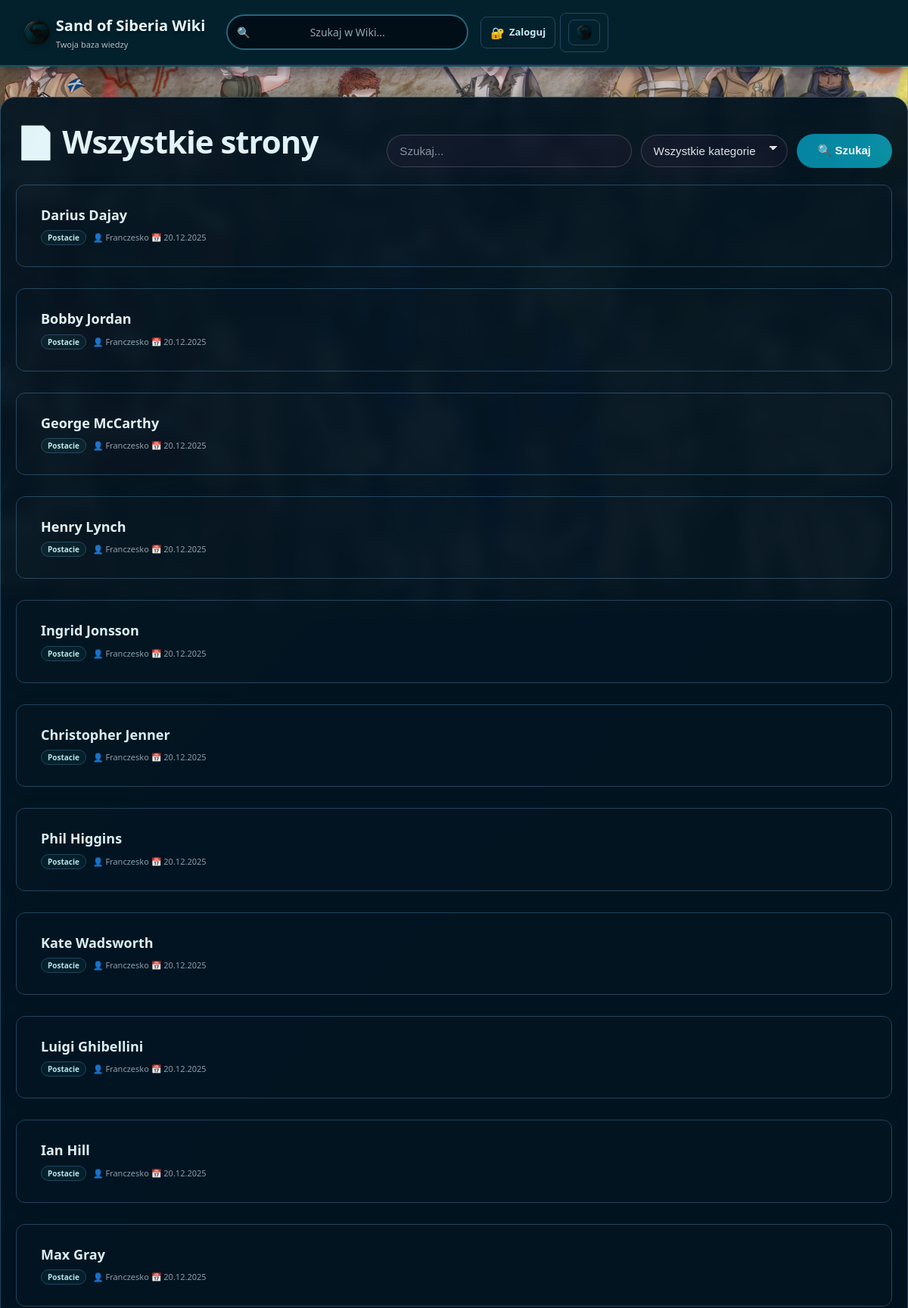
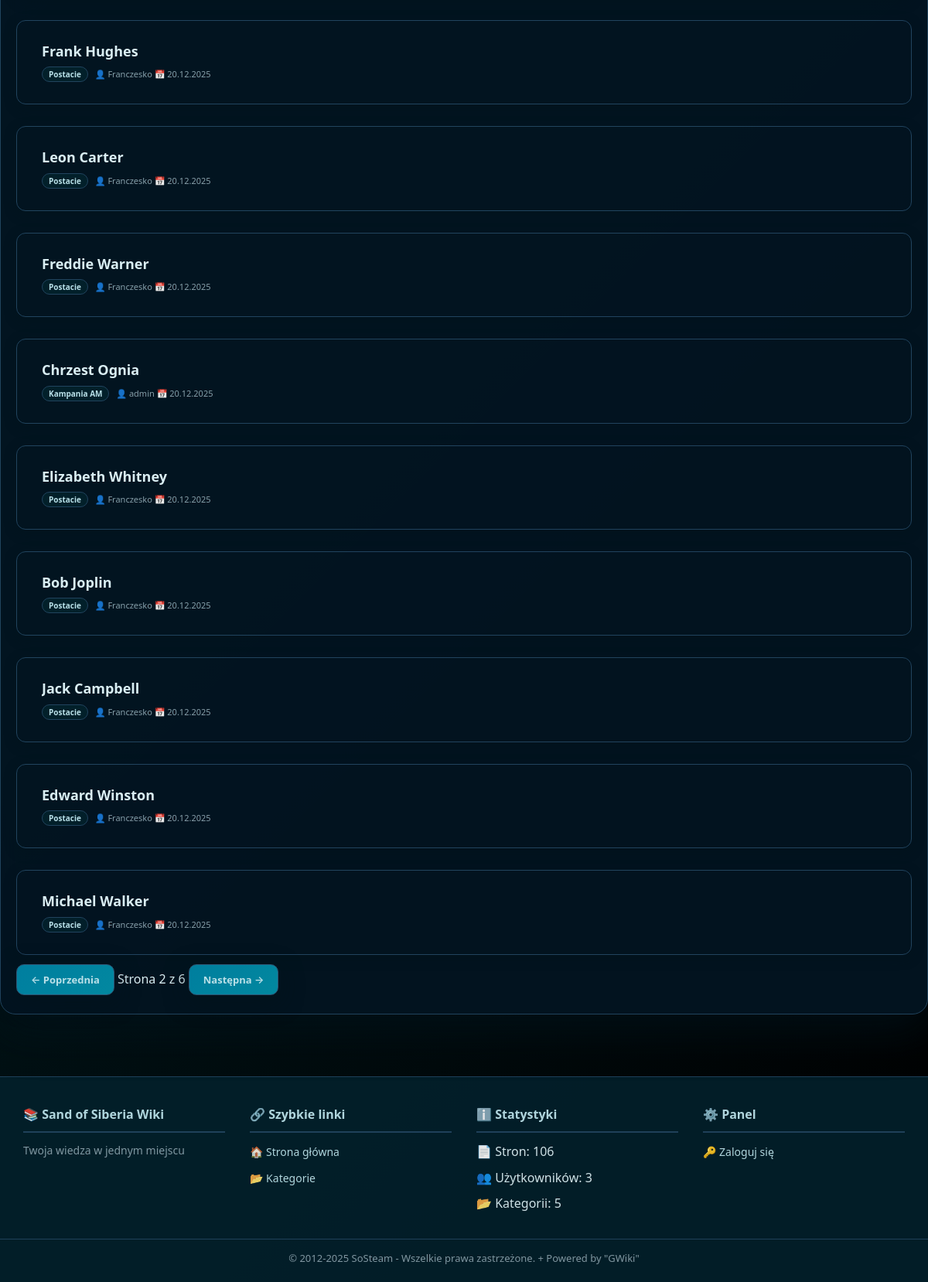
/pages?page=2, run on the app's committed database (2 pictures, top to bottom).
### tables this page shows
CREATE TABLE `pages` (
  `page_id` int(11) NOT NULL,
  `slug` varchar(255) NOT NULL,
  `title` varchar(255) NOT NULL,
  `current_revision_id` int(11) DEFAULT NULL,
  `created_by` int(11) DEFAULT NULL,
  `created_at` timestamp NOT NULL DEFAULT current_timestamp(),
  `updated_at` timestamp NOT NULL DEFAULT current_timestamp() ON UPDATE current_timestamp(),
  `views` int(11) DEFAULT 0
);

CREATE TABLE `users` (
  `user_id` int(11) NOT NULL,
  `username` varchar(50) NOT NULL,
  `password_hash` varchar(255) NOT NULL,
  `email` varchar(100) NOT NULL,
  `role` enum('admin','editor','viewer') DEFAULT 'viewer',
  `is_banned` tinyint(1) NOT NULL DEFAULT 0,
  `created_at` timestamp NOT NULL DEFAULT current_timestamp()
);

### views/pages-list.php (the view, shortened to what this page needs)
<div class="pages-list-page">
    <header class="page-header">
        <h1>📄 Wszystkie strony</h1>
        <form method="GET" class="pages-filter">
            <input
                type="text"
                name="search"
                placeholder="Szukaj..."
                value="<?= htmlspecialchars($search ?? '') ?>"
            >
            <select name="category">
                <option value="">Wszystkie kategorie</option>
            </select>
            <button type="submit" class="btn btn-primary">🔍 Szukaj</button>
        </form>
    </header>
    <?php if (empty($pages)): ?>
        <p class="info">Nie znaleziono żadnych stron.</p>
    <?php else: ?>
        <ul class="page-list">
            <?php foreach ($pages as $page): ?>
                <li class="page-list-item">
                    <a
                        href="/page/<?= htmlspecialchars($page['slug']) ?>"
                        class="page-list-item-link"
                    >
                        <h3 class="page-list-item-title">
                            <?= htmlspecialchars($page['title']) ?>
                        </h3>
                        <div class="page-list-item-meta">
                            <?php if (!empty($page['category_name'])): ?>
                                <span class="page-category-pill">
                                    <?= htmlspecialchars($page['category_name']) ?>
                                </span>
                            <?php endif; ?>
                            <span class="page-list-author">
                                👤 <?= htmlspecialchars($page['author'] ?? 'Nieznany') ?>
                            </span>
                            <?php if (!empty($page['updated_at'])): ?>
                                <span class="page-list-date">
                                    📅 <?= date('d.m.Y', strtotime($page['updated_at'])) ?>
                                </span>
                            <?php endif; ?>
                        </div>
                    </a>
                </li>
            <?php endforeach; ?>
        </ul>
        <?php if (!empty($totalPagesCount) && $totalPagesCount > 1): ?>
            <?php
                $baseQuery = $_GET;
                unset($baseQuery['page']);
                $baseQueryString = http_build_query($baseQuery);
                $baseUrl = $baseQueryString ? ('?' . $baseQueryString . '&') : '?';
            ?>
            <div class="pagination">
                <?php if ($currentPage > 1): ?>
                    <a
                        href="<?= $baseUrl . 'page=' . ($currentPage - 1) ?>"
                        class="btn btn-outline"
                    >
                        ← Poprzednia
                    </a>
                <?php endif; ?>
                <span class="pagination-info">
                    Strona <?= (int)$currentPage ?> z <?= (int)$totalPagesCount ?>
                </span>
                <?php if ($currentPage < $totalPagesCount): ?>
                    <a
                        href="<?= $baseUrl . 'page=' . ($currentPage + 1) ?>"
                        class="btn btn-outline"
                    >
                        Następna →
                    </a>
                <?php endif; ?>
            </div>
        <?php endif; ?>
    <?php endif; ?>
</div>

### public/css/base.css (style rules this page uses)
* { margin: 0; padding: 0; box-sizing: border-box; }
body { font-family: 'Russo One', 'Segoe UI', 'Helvetica Neue', sans-serif; background-color: var(--bg-page); background: var(--bg-page); color: var(--text-primary); line-height: 1.7; position: relative; }
body::before { content: ''; position: fixed; top: 0; left: 0; right: 0; bottom: 0; pointer-events: none; z-index: 0; }
h1, h2, h3 { background: var(--text-primary); -webkit-background-clip: text; -webkit-text-fill-color: transparent; background-clip: text; margin-bottom: 25px; font-weight: 800; }
h1 { font-size: 42px; letter-spacing: -1px; }
h3 { font-size: 24px; }
a { color: var(--accent-secondary); text-decoration: none; transition: all 0.3s; }
a, .nav-link { color: var(--link-color, var(--accent-secondary, #4990c6)); text-decoration: none; transition: color 0.2s ease; }

### public/css/components.css (style rules this page uses)
.btn { display: inline-block; padding: 12px 28px; background: linear-gradient(135deg, var(--accent-main), var(--accent-strong)); color: #fff; border: none; text-decoration: none; border-radius: 10px; font-weight: 600; transition: transform 0.2s ease, box-shadow 0.2s ease, filter 0.2s ease; box-shadow: var(--shadow-md); position: relative; overflow: hidden; }
.btn::before { content: ''; position: absolute; top: 0; left: -100%; width: 100%; height: 100%; background: linear-gradient( 90deg, transparent, rgba(255, 255, 255, 0.22), transparent ); transition: left 0.4s ease; }
button[type="submit"] { width: 100%; padding: 14px 16px; background: linear-gradient(135deg, var(--accent-main), var(--accent-strong)); color: #fff; border: none; font-size: 15px; font-weight: 700; cursor: pointer; border-radius: 10px; transition: transform 0.2s ease, box-shadow 0.2s ease, filter 0.2s ease; box-shadow: var(--shadow-md); }

### public/css/wiki.css (style rules this page uses)
ul, ol { margin: 20px 0; padding-left: 30px; }
ul li, ol li { color: var(--text-primary); }
ul li::marker { color: var(--accent-primary); }
.page-list { list-style: none; margin: 20px 0; padding: 0; }
.page-list li { background: var(--card-bg); border: 1px solid var(--border-color); border-radius: 12px; padding: 14px 18px; margin-bottom: 10px; color: var(--text-primary); box-shadow: var(--shadow-sm); transition: all 0.2s; }
.page-header { display: flex; justify-content: space-between; align-items: flex-start; gap: 16px; margin-bottom: 20px; }
.page-list { list-style: none; margin: 25px 0 0 0; padding: 0; display: flex; flex-direction: column; gap: 16px; }
.page-list-item-link { display: block; text-decoration: none; color: inherit; }
.page-list-item { background-color: var(--card-bg); border: 1px solid var(--border-subtle); border-radius: 14px; padding: 16px 20px; cursor: pointer; transition: background-color 0.2s ease, border-color 0.2s ease, transform 0.2s ease; }

### public/css/admin.css (style rules this page uses)
.page-list { list-style: none; padding: 0; margin: 0; }
.page-list li { background-color: var(--card-bg); padding: 18px 20px; border-radius: 12px; border: 1px solid var(--border-subtle); margin-bottom: 12px; transition: transform 0.15s ease, box-shadow 0.15s ease, border-color 0.15s ease; }
.page-list h3 { margin: 0 0 8px 0; font-size: 18px; }
.page-header { display: flex; justify-content: space-between; align-items: flex-start; margin-bottom: 22px; gap: 16px; }
.page-header h1 { margin: 0; flex: 1; }

### data on the page
pages: title "Darius Dajay", category_name "Postacie", created_by.username "Franczesko", updated_at "20.12.2025"
pages: title "Bobby Jordan", category_name "Postacie", created_by.username "Franczesko", updated_at "20.12.2025"
pages: title "George McCarthy", category_name "Postacie", created_by.username "Franczesko", updated_at "20.12.2025"
pages: title "Henry Lynch", category_name "Postacie", created_by.username "Franczesko", updated_at "20.12.2025"
pages: title "Ingrid Jonsson", category_name "Postacie", created_by.username "Franczesko", updated_at "20.12.2025"
pages: title "Christopher Jenner", category_name "Postacie", created_by.username "Franczesko", updated_at "20.12.2025"
pages: title "Phil Higgins", category_name "Postacie", created_by.username "Franczesko", updated_at "20.12.2025"
pages: title "Kate Wadsworth", category_name "Postacie", created_by.username "Franczesko", updated_at "20.12.2025"
pages: title "Luigi Ghibellini", category_name "Postacie", created_by.username "Franczesko", updated_at "20.12.2025"
pages: title "Ian Hill", category_name "Postacie", created_by.username "Franczesko", updated_at "20.12.2025"
pages: title "Max Gray", category_name "Postacie", created_by.username "Franczesko", updated_at "20.12.2025"
pages: title "Frank Hughes", category_name "Postacie", created_by.username "Franczesko", updated_at "20.12.2025"
pages: title "Leon Carter", category_name "Postacie", created_by.username "Franczesko", updated_at "20.12.2025"
pages: title "Freddie Warner", category_name "Postacie", created_by.username "Franczesko", updated_at "20.12.2025"
pages: title "Chrzest Ognia", category_name "Kampania AM", created_by.username "admin", updated_at "20.12.2025"
pages: title "Elizabeth Whitney", category_name "Postacie", created_by.username "Franczesko", updated_at "20.12.2025"
pages: title "Bob Joplin", category_name "Postacie", created_by.username "Franczesko", updated_at "20.12.2025"
pages: title "Jack Campbell", category_name "Postacie", created_by.username "Franczesko", updated_at "20.12.2025"
pages: title "Edward Winston", category_name "Postacie", created_by.username "Franczesko", updated_at "20.12.2025"
pages: title "Michael Walker", category_name "Postacie", created_by.username "Franczesko", updated_at "20.12.2025"

### other printed values
$siteName "Sand of Siberia Wiki"
$siteTagline "Twoja baza wiedzy"
$currentPage "2"
$totalPagesCount "6"
ThemeLoader::get('site_name', 'Wiki Engine') "Sand of Siberia Wiki"
ThemeLoader::get('site_description', 'Twoja wiedza w jednym miejscu') "Twoja wiedza w jednym miejscu"
$stats['total_pages'] "106"
$stats['total_users'] "3"
$stats['total_categories'] "5"
